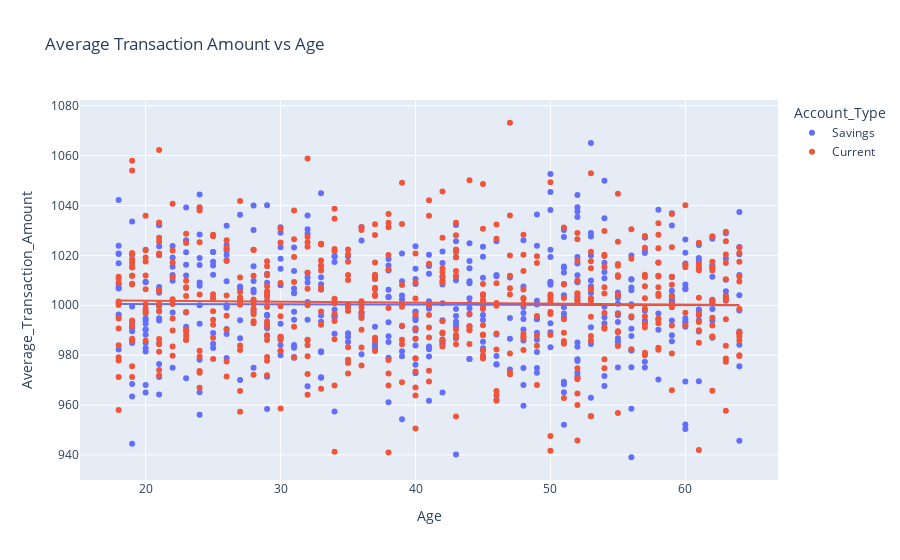

Notebook code for this chart:
### Code cell
fig=px.scatter(data,x='Age',y='Average_Transaction_Amount',color='Account_Type',title='Average Transaction Amount vs Age',trendline='ols')
fig.show()

### Figure 1 — Plotly figure (JSON) as saved in the notebook; plotly's stock layout.template omitted (floating-point values rounded to 4 significant figures; data arrays with more than 128 entries replaced by an {"elided": "..."} marker saying what was removed)
{"data": [{"hovertemplate": "Account_Type=Savings<br>Age=%{x}<br>Average_Transaction_Amount=%{y}<extra></extra>", "legendgroup": "Savings", "marker": {"color": "#636efa", "symbol": "circle"}, "mode": "markers", "name": "Savings", "orientation": "v", "showlegend": true, "type": "scatter", "x": {"elided": "484 int values"}, "xaxis": "x", "y": {"elided": "484 float values"}, "yaxis": "y"}, {"hovertemplate": "<b>OLS trendline</b><br>Average_Transaction_Amount = -0.0102589 * Age + 1000.71<br>R<sup>2</sup>=0.000048<br><br>Account_Type=Savings<br>Age=%{x}<br>Average_Transaction_Amount=%{y} <b>(trend)</b><extra></extra>", "legendgroup": "Savings", "marker": {"color": "#636efa", "symbol": "circle"}, "mode": "lines", "name": "Savings", "showlegend": false, "type": "scatter", "x": {"elided": "484 int values"}, "xaxis": "x", "y": {"elided": "484 float values"}, "yaxis": "y"}, {"hovertemplate": "Account_Type=Current<br>Age=%{x}<br>Average_Transaction_Amount=%{y}<extra></extra>", "legendgroup": "Current", "marker": {"color": "#EF553B", "symbol": "circle"}, "mode": "markers", "name": "Current", "orientation": "v", "showlegend": true, "type": "scatter", "x": {"elided": "516 int values"}, "xaxis": "x", "y": {"elided": "516 float values"}, "yaxis": "y"}, {"hovertemplate": "<b>OLS trendline</b><br>Average_Transaction_Amount = -0.0402788 * Age + 1002.68<br>R<sup>2</sup>=0.000711<br><br>Account_Type=Current<br>Age=%{x}<br>Average_Transaction_Amount=%{y} <b>(trend)</b><extra></extra>", "legendgroup": "Current", "marker": {"color": "#EF553B", "symbol": "circle"}, "mode": "lines", "name": "Current", "showlegend": false, "type": "scatter", "x": {"elided": "516 int values"}, "xaxis": "x", "y": {"elided": "516 float values"}, "yaxis": "y"}], "layout": {"legend": {"title": {"text": "Account_Type"}, "tracegroupgap": 0}, "title": {"text": "Average Transaction Amount vs Age"}, "xaxis": {"anchor": "y", "domain": [0, 1], "title": {"text": "Age"}}, "yaxis": {"anchor": "x", "domain": [0, 1], "title": {"text": "Average_Transaction_Amount"}}}}
